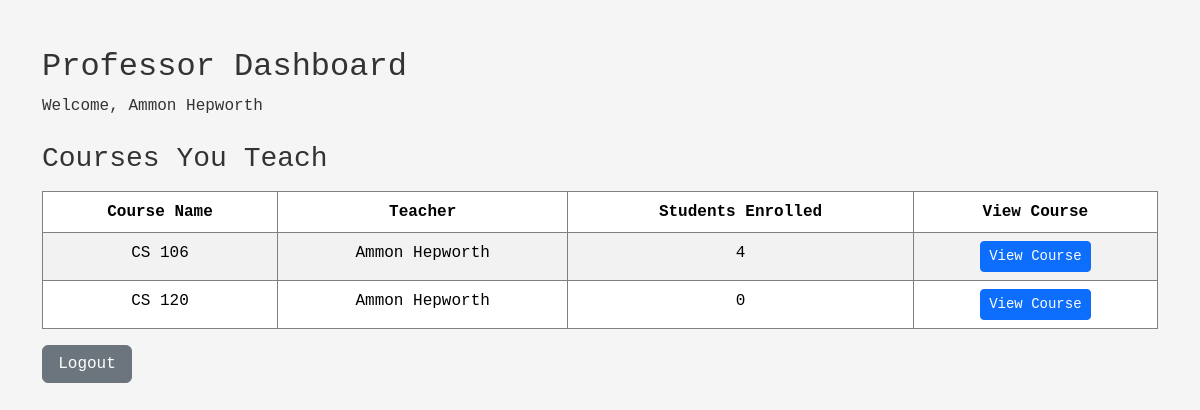
The page /teacher/dashboard (signed in) on the database its author committed.
### Lab 08/models.py (models this page shows, shortened)
class Course(db.Model):
    __tablename__ = 'courses'
    id = db.Column(db.Integer, primary_key=True)
    name = db.Column(db.String(100), nullable=False)
    description = db.Column(db.Text, nullable=True)
    capacity = db.Column(db.Integer, nullable=False, default=30)
    teacher_id = db.Column(db.Integer, db.ForeignKey('teachers.id'), nullable=False)
    enrollments = db.relationship('Enrollment', backref='course', lazy=True)

### Lab 08/app.py (the view)
@app.route('/teacher/dashboard')
def teacher_dashboard():
    if 'user_id' not in session or session.get('role') != 'teacher':
        return redirect(url_for('teacher_login'))
    teacher_id = session['user_id']
    teacher_name = session['user_name']
    print(f"Loading dashboard for teacher: {teacher_name} (ID: {teacher_id})")
    courses = Course.query.filter_by(teacher_id=teacher_id).all()
    course_data = []
    for course in courses:
        enrollment_count = Enrollment.query.filter_by(course_id=course.id).count()
        course_data.append({
            'id': course.id,
            'name': course.name,
            'teacher_name': teacher_name,
            'enrollment_count': enrollment_count,
            'capacity': course.capacity
        })
    print(f"Teacher has {len(course_data)} courses")
    return render_template(
        'professor_dashboard.html',
        professor_name=teacher_name,
        courses=course_data
    )

### Lab 08/templates/professor_dashboard.html (shortened to what this page needs)
<!DOCTYPE html>
<html lang="en">
<head>
    <link href="https://cdn.jsdelivr.net/npm/bootstrap@5.3.2/dist/css/bootstrap.min.css" rel="stylesheet">
    <link rel="stylesheet" href="/static/css/style.css">
</head>
<body>
<div class="container mt-5">
    <h2>Professor Dashboard</h2>
    <p>Welcome, {{ professor_name }}</p>
    <h3 class="mt-4">Courses You Teach</h3>
  <table class="table table-striped">
    <thead>
        <tr>
            <th>Course Name</th>
            <th>Teacher</th>
            <th>Students Enrolled</th>
            <th>View Course</th>
        </tr>
    </thead>
    <tbody>
        {% for course in courses %}
        <tr>
            <td>{{ course.name }}</td>
            <td>{{ course.teacher_name }}</td>
            <td>{{ course.enrollment_count }}</td>
            <td>
                <a href="/professor/course/{{ course.id }}" class="btn btn-primary btn-sm">
                    View Course
                </a>
            </td>
        </tr>
        {% endfor %}
    </tbody>
</table>
        <button onclick="logoutTeacher()" class="btn btn-secondary">Logout</button>
</div>
</body>
</html>

### Lab 08/static/css/style.css (style rules this page uses)
body { margin: 25px; background-color: whitesmoke; color: #333; font-family: 'Courier New', Courier, monospace; }
button { background-color: green; color: white; border: none; padding: 8px 12px; border-radius: 5px; cursor: pointer; }
table { width: 100%; border-collapse: collapse; margin-top: 15px; background-color: white; }
th, td { border: 1px solid gray; padding: 10px; text-align: center; }
th { background-color: green; color: white; }
.btn { min-width: 90px; }

### rows shown on the page
Course: name "CS 106", teacher_name "Ammon Hepworth", enrollment_count "4"
Course: name "CS 120", teacher_name "Ammon Hepworth", enrollment_count "0"

### other values the page prints
{{ professor_name }} "Ammon Hepworth"
